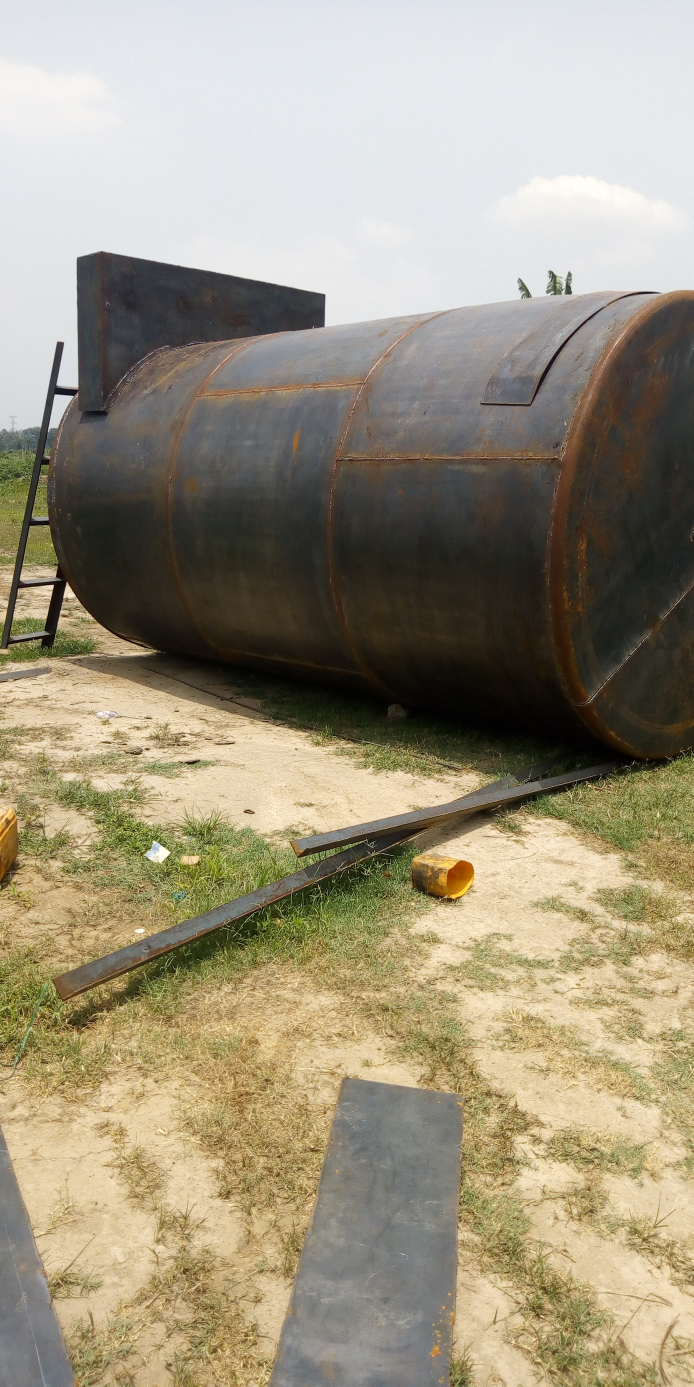
#> input picture python.jpg, 2080 x 4160 px (shown at 1/3 size)
$ python imgresize.py
#> lines starting #> are read from the running program, lines starting #| are printed output that depends on the picture
import cv2
img = cv2.imread('python.jpg', cv2.IMREAD_UNCHANGED)
#> img is the input picture: shape (4160, 2080, 3); mean B, G, R 126.7, 148.1, 156.9
print('original dimensions : ', img.shape)
#| original dimensions :  (4160, 2080, 3)
scale_percent = 20
width = int(img.shape[1] * scale_percent/100)
#> width = 416
height = int(img.shape[0] * scale_percent/100)
#> height = 832
dim = (width, height)
#> dim = (416, 832)

resized = cv2.resize(img, dim, interpolation = cv2.INTER_AREA)
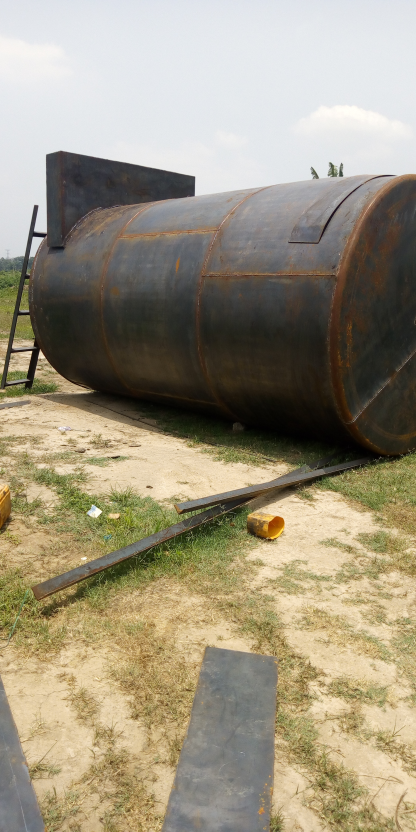
#> resized: shape (832, 416, 3); mean B, G, R 126.7, 148.1, 156.9
print('Rsized dimension : ', resized.shape)
#| Rsized dimension :  (832, 416, 3)
cv2.imshow('resized image', resized)
#> (the run stopped early here; a loop or call above may not have finished)
